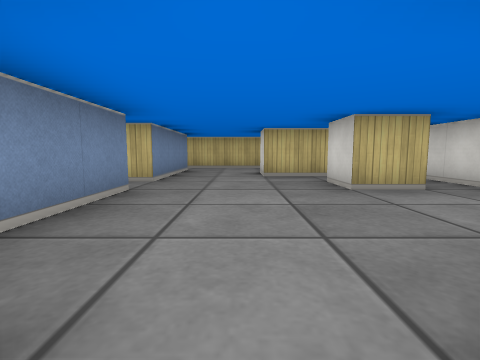
View 1 (above)

14 first-person views from a walk through a cub3D maze. The camera is about half as high as the walls, tilts 6° down and sees 85° across. The floor is counted in squares. Each view is taken from the middle of a square. On the plan, view 1 faces up. The plan holds only what a view shows up to about 9 squares ahead; the rest is blank.

View 2
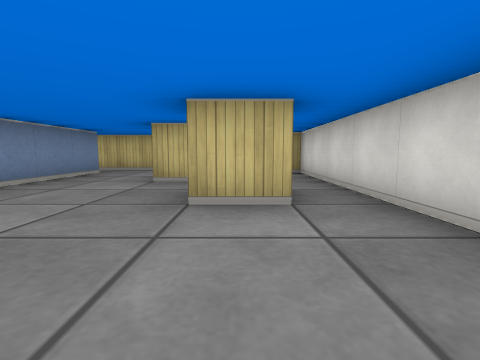

View 3
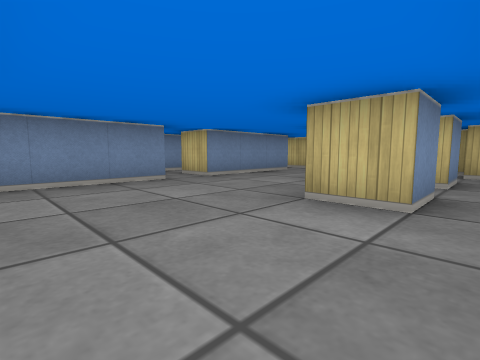

View 4
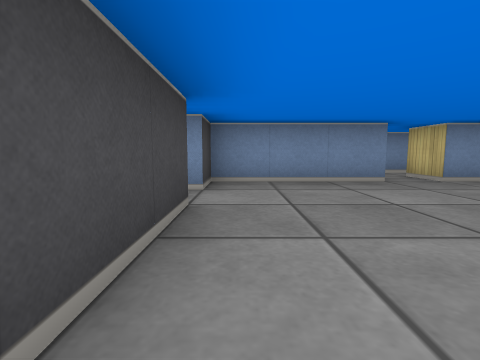

View 5
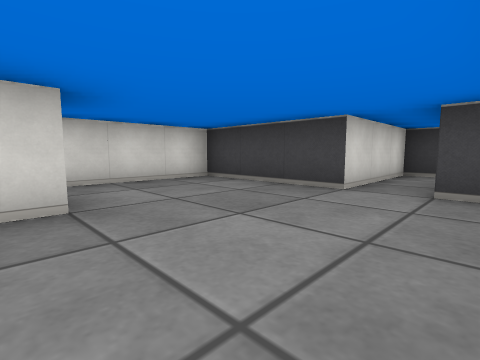

View 6
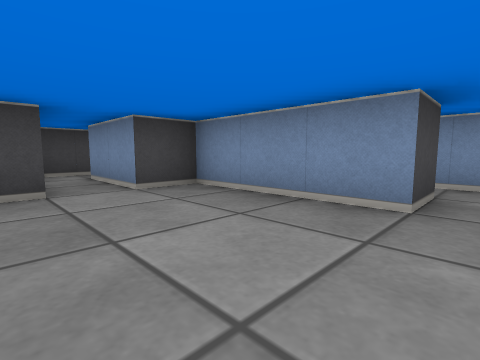

View 7
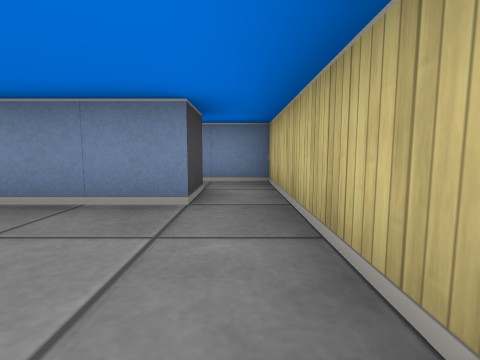

View 8
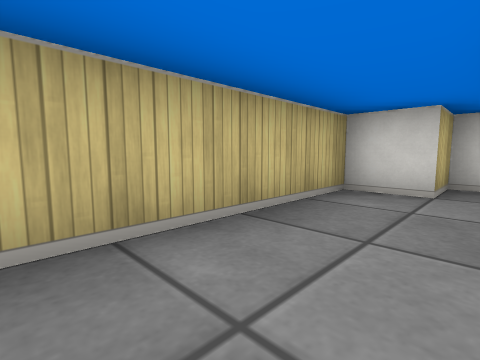

View 9
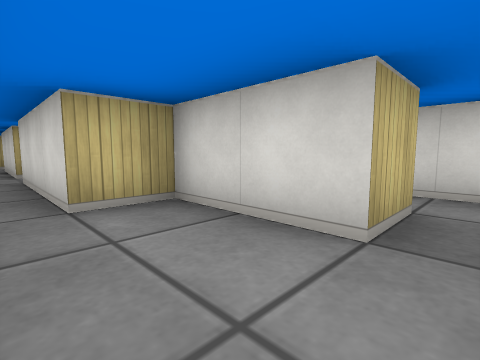

View 10
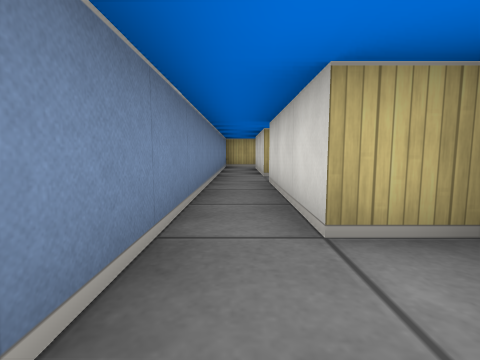

View 11
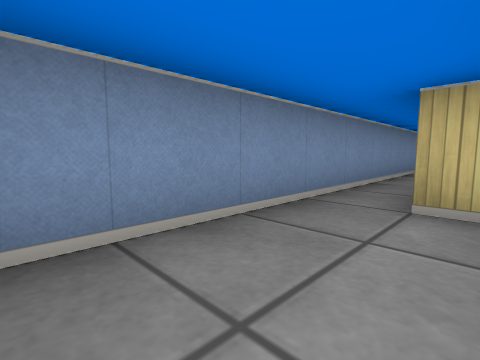

View 12
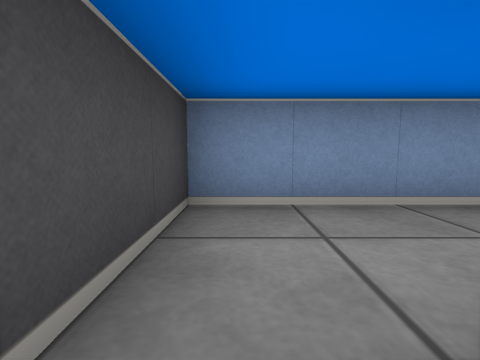

View 13
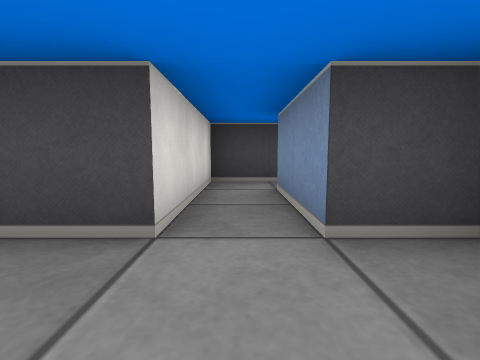

View 14
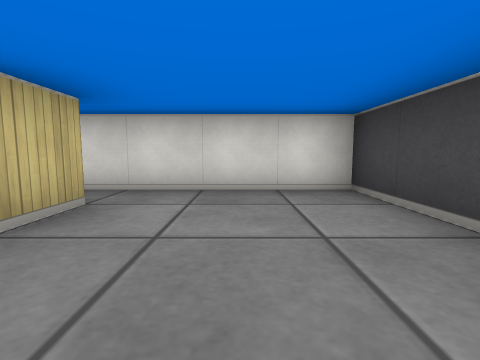

### Floor plan
Ten units are one square. View 1 is at (0, 0); x grows to the right and y downward. Boxes are objects, and circles mark ways between rooms. Rooms are numbered by the first view taken in them; rooms with no view inside come last. Other rooms are left out.
<svg viewBox="-40 -90 80 120">
<path fill="none" stroke="#000" d="M25 -45 25 -35 15 -35 15 -45M25 -55 5 -55 5 -65M-25 -35 -15 -35 -15 -5 -5 -5 -5 15M-15 -65 -15 -45 -25 -45M5 15 5 -5 35 -5 35 -55M-25 -75 -15 -75 -15 -65M25 -75 25 -85 -25 -85M-25 -45 -25 -75M-5 15 -15 15 -15 -5 -25 -5 -25 -35M-25 -85 -35 -85 -35 25 5 25 5 15M25 -65 25 -55M35 -55 35 -75 25 -75"/>
<circle cx="-5" cy="-60" r="3" fill="#2a7"/>
<circle cx="-20" cy="-40" r="3" fill="#2a7"/>
<circle cx="0" cy="5" r="3" fill="#2a7"/>
<circle cx="30" cy="-60" r="3" fill="#2a7"/>
<circle cx="-20" cy="-80" r="3" fill="#2a7"/>
<circle cx="15" cy="-70" r="3" fill="#2a7"/>
<text x="10" y="-30">1</text>
<text x="0" y="-80">2</text>
<text x="-30" y="-20">3</text>
<text x="20" y="-70">4</text>
</svg>
Room 1 opens to room 2. Room 1 opens to room 3. Room 1 opens to room 4. Room 2 opens to room 3. Room 2 opens to room 4.

Where each view was taken, in squares from view 1:
view 1: 0 up, 0 right, facing up
view 2: 1 up, 2 right, facing up
view 3: 1 up, 3 right, facing up-left
view 4: 1 up, 3 right, facing left
view 5: 4 up, 1 left, facing down-right
view 6: 4 up, 1 right, facing down-left
view 7: 8 up, 1 right, facing left
view 8: 7 up, 1 left, facing up-right
view 9: 2 down, 3 left, facing up-right
view 10: 1 down, 3 left, facing up
view 11: 2 down, 2 left, facing up-left
view 12: 2 down, 1 left, facing left
view 13: 2 up, 0 right, facing down
view 14: 2 up, 0 right, facing right
